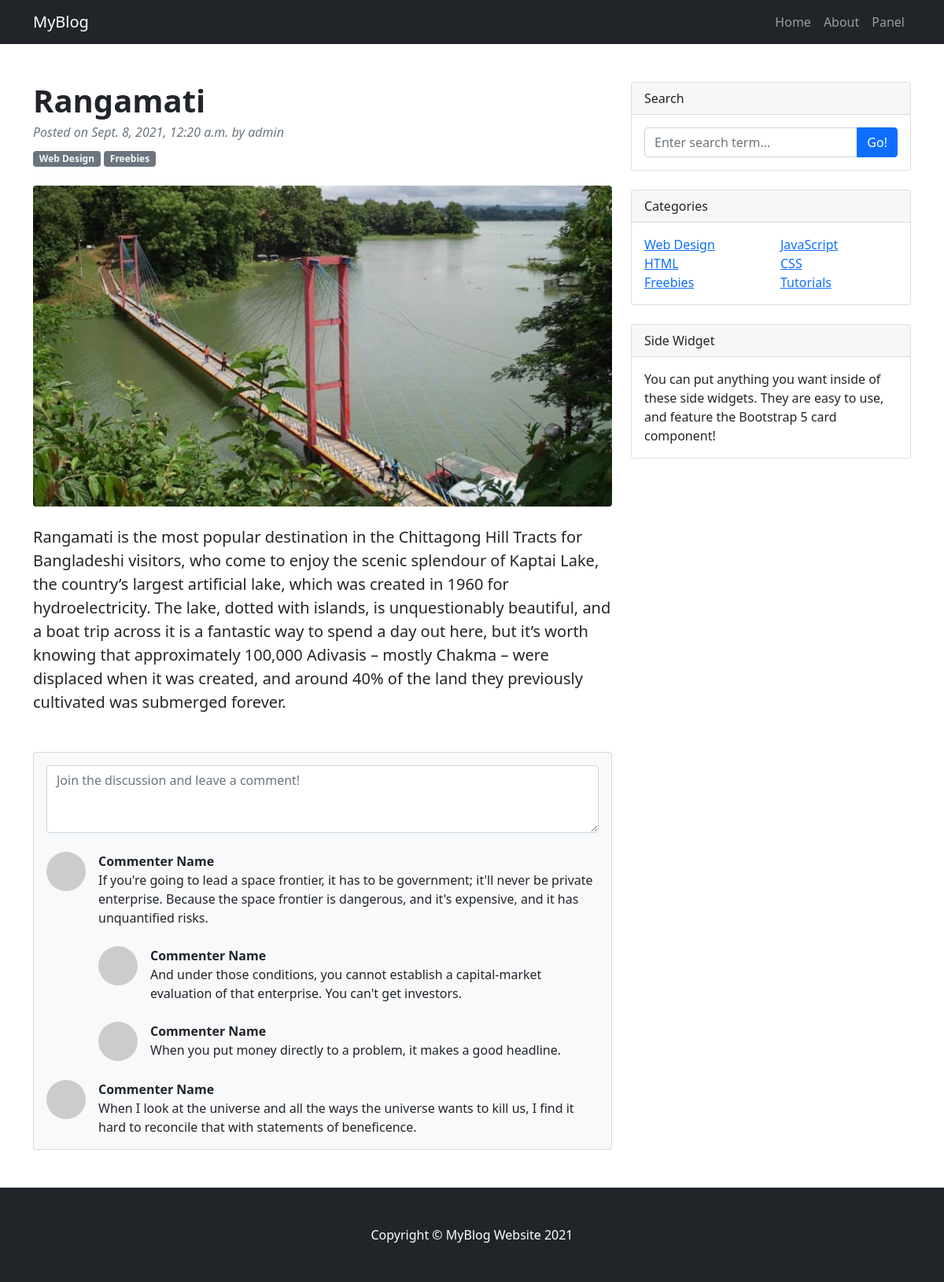
Screenshot of /post/32/ with the database file from the repository.
### posts/models.py (models this page shows, shortened)
class Post(models.Model):
    title = models.CharField(max_length=100)
    content = models.TextField()
    post_img = models.ImageField(default='default_image.jpg', null=True, blank=True)
    created_on = models.DateTimeField(auto_now_add=True)
    updated_on = models.DateTimeField(auto_now=True)
    class Meta:
        ordering = ('-created_on',)

### posts/views.py (the view)
# urls.py: path('post/<id>/', views.post_detail, name='post_detail'),
def post_detail(request, id):
    post = Post.objects.get(id=id)
    context = {
        'post': post
    }
    return render(request, 'front/post_detail.html', context)

### templates/front/post_detail.html (shortened to what this page needs)
{% extends 'front/front_base.html' %}
{% block content %}
<div class="container mt-5">
    <div class="row">
        <div class="col-lg-8">
            <article>
                <header class="mb-4">
                    <h1 class="fw-bolder mb-1"> {{post.title}} </h1>
                    <div class="text-muted fst-italic mb-2">Posted on {{post.created_on}} by admin</div>
                    <a class="badge bg-secondary text-decoration-none link-light" href="#!">Web Design</a>
                    <a class="badge bg-secondary text-decoration-none link-light" href="#!">Freebies</a>
                </header>
                <figure class="mb-4"><img class="img-fluid rounded" src="{{post.post_img.url}}" alt="{{post.title}}" /></figure>
                <section class="mb-5">
                    <p class="fs-5 mb-4"> {{post.content}} </p>
                </section>
            </article>
            <section class="mb-5">
                <div class="card bg-light">
                    <div class="card-body">
                        <form class="mb-4"><textarea class="form-control" rows="3" placeholder="Join the discussion and leave a comment!"></textarea></form>
                        <div class="d-flex mb-4">
                            <div class="flex-shrink-0"><img class="rounded-circle" src="https://dummyimage.com/50x50/ced4da/6c757d.jpg" alt="..." /></div>
                            <div class="ms-3">
                                <div class="fw-bold">Commenter Name</div>
                                If you're going to lead a space frontier, it has to be government; it'll never be private enterprise. Because the space frontier is dangerous, and it's expensive, and it has unquantified risks.
                                <div class="d-flex mt-4">
                                    <div class="flex-shrink-0"><img class="rounded-circle" src="https://dummyimage.com/50x50/ced4da/6c757d.jpg" alt="..." /></div>
                                    <div class="ms-3">
                                        <div class="fw-bold">Commenter Name</div>
                                        And under those conditions, you cannot establish a capital-market evaluation of that enterprise. You can't get investors.
                                    </div>
                                </div>
                                <div class="d-flex mt-4">
                                    <div class="flex-shrink-0"><img class="rounded-circle" src="https://dummyimage.com/50x50/ced4da/6c757d.jpg" alt="..." /></div>
                                    <div class="ms-3">
                                        <div class="fw-bold">Commenter Name</div>
                                        When you put money directly to a problem, it makes a good headline.
                                    </div>
                                </div>
                            </div>
                        </div>
                        <div class="d-flex">
                            <div class="flex-shrink-0"><img class="rounded-circle" src="https://dummyimage.com/50x50/ced4da/6c757d.jpg" alt="..." /></div>
                            <div class="ms-3">
                                <div class="fw-bold">Commenter Name</div>
                                When I look at the universe and all the ways the universe wants to kill us, I find it hard to reconcile that with statements of beneficence.
                            </div>
                        </div>
                    </div>
                </div>
            </section>
        </div>
        <div class="col-lg-4">
            <div class="card mb-4">
                <div class="card-header">Search</div>
                <div class="card-body">
                    <div class="input-group">
                        <input class="form-control" type="text" placeholder="Enter search term..." aria-label="Enter search term..." aria-describedby="button-search" />
                        <button class="btn btn-primary" id="button-search" type="button">Go!</button>
                    </div>
                </div>
            </div>
            <div class="card mb-4">
                <div class="card-header">Categories</div>
                <div class="card-body">
                    <div class="row">
                        <div class="col-sm-6">
                            <ul class="list-unstyled mb-0">
                                <li><a href="#!">Web Design</a></li>
                                <li><a href="#!">HTML</a></li>
                                <li><a href="#!">Freebies</a></li>
                            </ul>
                        </div>
                        <div class="col-sm-6">
                            <ul class="list-unstyled mb-0">
                                <li><a href="#!">JavaScript</a></li>
                                <li><a href="#!">CSS</a></li>
                                <li><a href="#!">Tutorials</a></li>
                            </ul>
                        </div>
                    </div>
                </div>
            </div>
            <div class="card mb-4">
                <div class="card-header">Side Widget</div>
                <div class="card-body">You can put anything you want inside of these side widgets. They are easy to use, and feature the Bootstrap 5 card component!</div>
            </div>
        </div>
    </div>
</div>
{% endblock %}

### rows the page displays
Post: title "Rangamati", created_on "Sept. 8, 2021, 12:20 a.m.", post_img (picture), content "Rangamati is the most popular destination in the Chittagong Hill Tracts for Bangladeshi visitors, who come to enjoy the scenic splendour of Kaptai Lake, the country’s largest artificial lake, which was created in 1960 for hydroelectricity. The lake, dotted with islands, is unquestionably beautiful, and a boat trip across it is a fantastic way to spend a day out here, but it’s worth knowing that approximately 100,000 Adivasis – mostly Chakma – were displaced when it was created, and around 40% of the land they previously cultivated was submerged forever."
